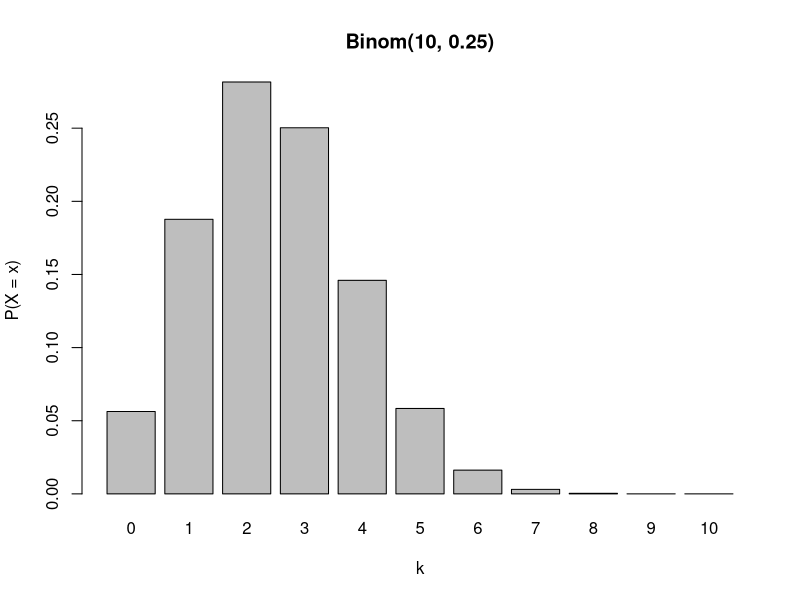

Here is the R script that generated this plot:

#### Parameters ####

n <- 10L
p <- 0.25
simple <- TRUE

#### Calculate distribution ####

PDF <- vector(mode = "numeric", length = n + 1L)
  
for (k in 0:n) {
  PDF[k + 1] <- dbinom(k, n, p)
}

#### Visualize ####

if (simple) {
  barplot(PDF,
          names.arg = 0:n,
          main = paste0("Binom(", n, ", ", p, ")"),
          xlab = "k", ylab = "P(X = x)")
} else {
  barplot(PDF,
          names.arg = 0:n,
          main = paste0("Binom(n = ", n, ", p = ", p, ")"),
          xlab = "Number of sucesses", ylab = "Probability of observation")
}
